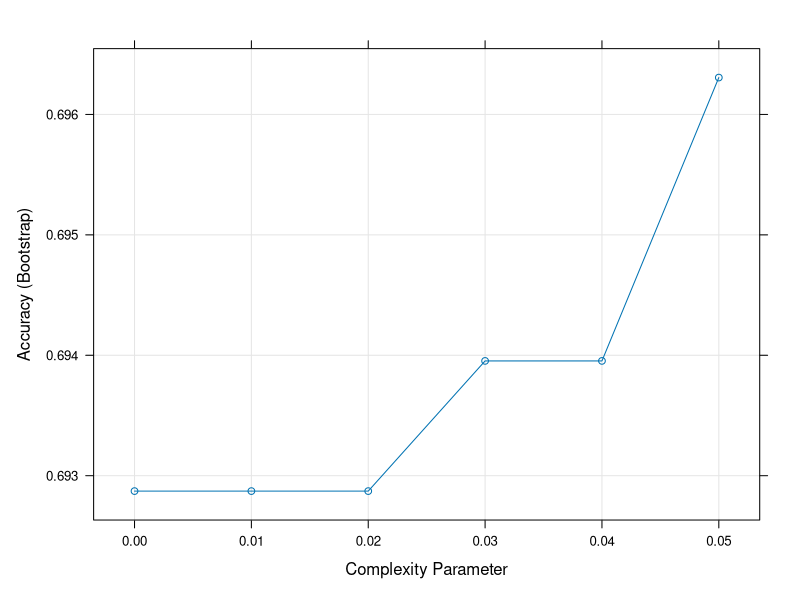

Write the R code that produced this figure. (Note: this script raises an error after producing the figure.)
#Chapter 31 part 2 Homework
#DATA 320
#Kyle Schneider
#12/5/2019

#31.12 9-15
library(caret)
library(tidyverse)
library(dslabs)
#9) Use the rpart function to fit a classification tree to the tissue_gene_expression dataset.
#Use the train function to estimate the accuracy. Try out cp values of seq(0, 0.05, 0.01).
#Plot the accuracy to report the results of the best model.
data("tissue_gene_expression")
y = tissue_gene_expression$y
disease = data.frame(tissue_gene_expression$x,y = as.factor(y))
#view(disease)

test_index <- createDataPartition(y, times = 1, p = 0.5, list = FALSE)
train_set <- disease %>% slice(-test_index)
test_set <- disease %>% slice(test_index)

train_rpart <- train(y ~ ., method="rpart",
                     tuneGrid=data.frame(cp=seq(0,0.05,0.01)),
                     data=train_set)
plot(train_rpart)
train_rpart$bestTune
y_hat <- predict(train_rpart,test_set)
confusionMatrix(y_hat, test_set$y)
fit <- rpart(y ~.,
             data=train_set,control=rpart.control(cp=0.00833))
rpart.plot(fit)
train_rpart$finalModel

#10. Study the confusion matrix for the best fitting classification tree.
#What do you observe happening for placenta?
# its about a fifty percent chance of actually predicting it much lower then other organs

#11)Notice that placentas are called endometrium more often than placenta. Note also that
#the number of placentas is just six, and that, by default, `rpart` requires 20 observations
#before splitting a node. Thus it is not possible with these parameters to have a node in 
#which placentas are the majority. Rerun the above analysis but this time permit `rpart`
#to split any node by using the argument `control = rpart.control(minsplit = 0)`. Does
#the accuracy increase? Look at the confusion matrix again.

train_rpart_2 <- train(y ~ ., method="rpart",
                     tuneGrid=data.frame(cp=seq(0,0.05,0.01)),
                     control = rpart.control(minsplit = 0),
                     data=train_set)
plot(train_rpart_2)
train_rpart$bestTune
y_hat_2 <- predict(train_rpart_2,test_set)
confusionMatrix(y_hat_2, test_set$y)
fit_2 <- rpart(y ~.,
             data=train_set,control=rpart.control(cp=0.00833))
rpart.plot(fit_2)
train_rpart_2$finalModel

# it increases the accuracy to .8333

#12)Plot the tree from the best fitting model obtained in exercise 11.
fit_2 <- rpart(y ~.,
               data=train_set,control=rpart.control(cp=0.00833))
rpart.plot(fit_2)


#13)We can see that with just six genes, we are able to predict the tissue type.
#Now let's see if we can do even better with a random forest. Use the `train` function
#and the `rf` method to train a random forest. Try out values of `mtry` ranging from, 
#at least, `seq(50, 200, 25)`. What `mtry` value maximizes accuracy? To permit small
#`nodesize` to grow as we did with the classification trees, use the following argument:
#`nodesize = 1`.  This will take several seconds to run. If you want to test it out, 
#try using smaller values with `ntree`. Set the seed to 1990.

train_rf <- train(y ~., method="rf",
                  tuneGrid=data.frame(mtry=seq(50,200,25)),
                  data=train_set, nodesize=1)
ggplot(train_rf)

y_hat_rf = predict(train_rf, test_set)
confusionMatrix(y_hat_rf,test_set$y)


#14) Use the function `varImp` on the output of `train` and save it to an object called `imp`.

imp = varImp(train_rf)
imp
#15)The `rpart` model we ran above produced a tree that used just six predictors. Extracting
#the predictor names is not straightforward, but can be done. If the output of the call to 
#train was `fit_rpart`, we can extract the names like this:

ind <- !(train_rpart$finalModel$frame$var == "<leaf>")
ind
tree_terms <- 
  train_rpart$finalModel$frame$var[ind] %>%
  unique() %>%
  as.character()
tree_terms

#What is the variable importance in the random forest call for these predictors?
#Where do they rank?
#"GPA33:51.61"   "RELB: 100.00"    "SLC25A5: 43.40" "GREM2: 42.71"   "MAML1: 24.85"
varImp(train_rpart)
